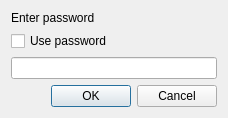
<?xml version="1.0" encoding="UTF-8"?>
<ui version="4.0">
 <class>PasswordDialog</class>
 <widget class="QDialog" name="PasswordDialog">
  <property name="geometry">
   <rect>
    <x>0</x>
    <y>0</y>
    <width>228</width>
    <height>109</height>
   </rect>
  </property>
  <property name="windowTitle">
   <string>Dialog</string>
  </property>
  <layout class="QVBoxLayout" name="verticalLayout">
   <item>
    <widget class="QLabel" name="label">
     <property name="text">
      <string>Enter password</string>
     </property>
    </widget>
   </item>
   <item>
    <widget class="QCheckBox" name="password_checkbox">
     <property name="text">
      <string>Use password</string>
     </property>
    </widget>
   </item>
   <item>
    <widget class="QLineEdit" name="password">
     <property name="maxLength">
      <number>200</number>
     </property>
     <property name="echoMode">
      <enum>QLineEdit::Password</enum>
     </property>
    </widget>
   </item>
   <item>
    <widget class="QDialogButtonBox" name="button_box">
     <property name="orientation">
      <enum>Qt::Horizontal</enum>
     </property>
     <property name="standardButtons">
      <set>QDialogButtonBox::Cancel|QDialogButtonBox::Ok</set>
     </property>
    </widget>
   </item>
  </layout>
 </widget>
 <resources/>
 <connections/>
</ui>
